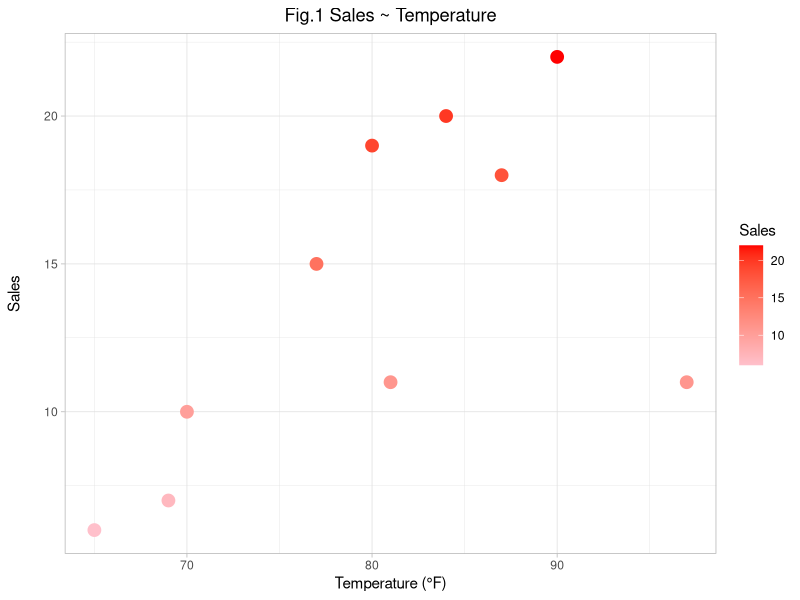

Write R code to recreate this figure.
## ---- chunk 1
knitr::opts_chunk$set(echo = TRUE)
## ---- chunk 2
sales <- c(7,11,15,20,19,11,18,10,6,22) # creating Sales Vector
temperature = c(69,81,77,84,80,97,87,70,65,90) # creating Temperature Vector
library(ggplot2)
ggplot(data.frame(sales,temperature), aes(x = temperature , y=sales , color = ..y..)) +
  geom_point(size=4) +
  labs(
    title = "Fig.1 Sales ~ Temperature", # adds title
    x = "Temperature (°F)", # x-axis label
    y = "Sales\n", # y-axis label
    color = "Sales" # color legend
  ) + 
  scale_color_gradient(low="pink", high="red") +
  theme_light() +
  theme(
    plot.title = element_text(hjust = 0.5),
  ) # Plotting on Scatter Graph 
## ---- chunk 3
# mean(*vector to calculate mean*)
cat('Mean of Tempareture Vector is ',mean(temperature))
## ---- chunk 4
sales <- c(sales[-3]) # removing 3rd element of sales
sales
sales <- append(sales,16,2) # inserting 16 as new 3rd element of sale
sales
## ---- chunk 5
names <- c("Tom","Dick","Harry")
names
## ---- chunk 6
matrixx <- matrix(c(1:10),nrow=5,byrow=FALSE) # creating Matrix of 2 column and 5 row
matrixx
## ---- chunk 7
icSales <- data.frame('Sales'= sales,'Temperature' = temperature) #LHS defines column heads in data frames
icSales
## ---- chunk 8
icSalesSummary = summary(icSales)
icSalesSummary
## ---- chunk 9
student_data = read.csv("./Student.csv") # Opening Student.csv file
names(student_data) # Printing Variables of Student.csv
